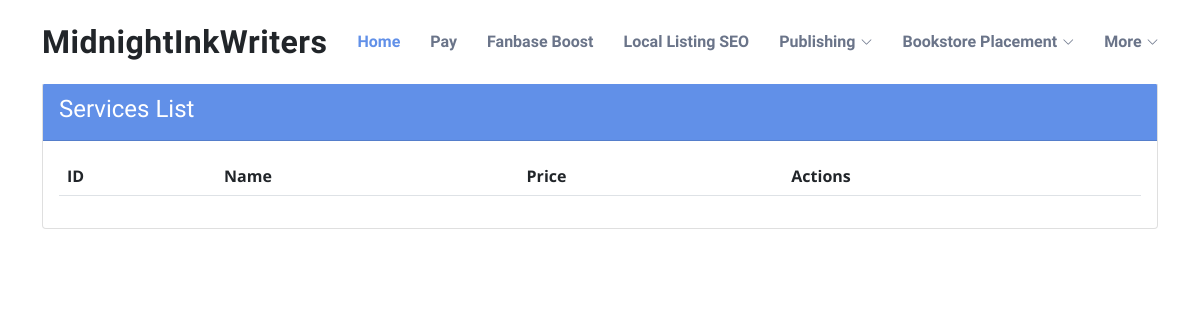
The app's page /index.php/services, older data.
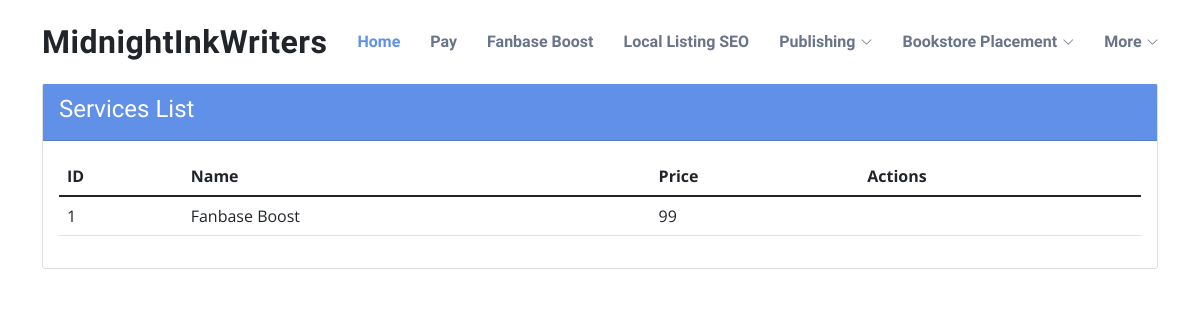
The same page, newer data.
### tables this page shows
CREATE TABLE `services` (
  `id` int(5) NOT NULL,
  `name` varchar(50) NOT NULL,
  `display_name` varchar(50) NOT NULL,
  `description` text NOT NULL,
  `sub_description` text NOT NULL,
  `receive_description` text NOT NULL,
  `use_description` text NOT NULL,
  `price` int(10) NOT NULL,
  `created_at` datetime NOT NULL
);

### application/controllers/Services.php (called while the page is built, shortened)
<?php
    class Services extends CI_Controller {
        public function __construct() {
        	$this->load->library(['ion_auth', 'form_validation']);
        	$this->load->model('service_model');
        }
        public function index() {
        	$data['services'] = $this->service_model->getServices();
        	$this->load->view('templates/header');
        	$this->load->view('services/index', $data);
        	$this->load->view('templates/footer');
        }
    }

### index.php (called while the page is built, shortened)
<?php
require_once BASEPATH.'core/CodeIgniter.php';

### application/models/Service_model.php (called while the page is built, shortened)
<?php
    class Service_model extends CI_Model {
    	public function getServices() {
    		$query = $this->db->get('services');
    		return $query->result();
    	}
    }

### application/views/services/index.php (the view)
<div id="site-content">
	<div class="container">
		<div class="row">
			<div class="col-md-12 col-sm-12">
				<div class="card">
					<div class="card-header bg-purple text-white">
						<div class="card-title">
							<h4 class="mt-1">Services List</h4>
						</div>
					</div>
					<div class="card-body">
						<table class="table table-responsive" id="editable-1">
							<thead>
								<tr>
									<th>ID</th>
									<th>Name</th>
									<th>Price</th>
									<th>Actions</th>
								</tr>
							</thead>
							<tbody>
								<?php foreach($services as $service) { ?>
									<tr>
										<td><?php echo $service->id ?></td>
										<td><?php echo $service->name ?></td>
										<td><?php echo $service->price ?></td>
										<td></td>
									</tr>
								<?php } ?>
							</tbody>
						</table>
					</div>
				</div>
			</div>
		</div>
	</div>
</div>

Row changes from the older to the newer data that the page shows:
added services: id "1", name "Fanbase Boost", price "99"
